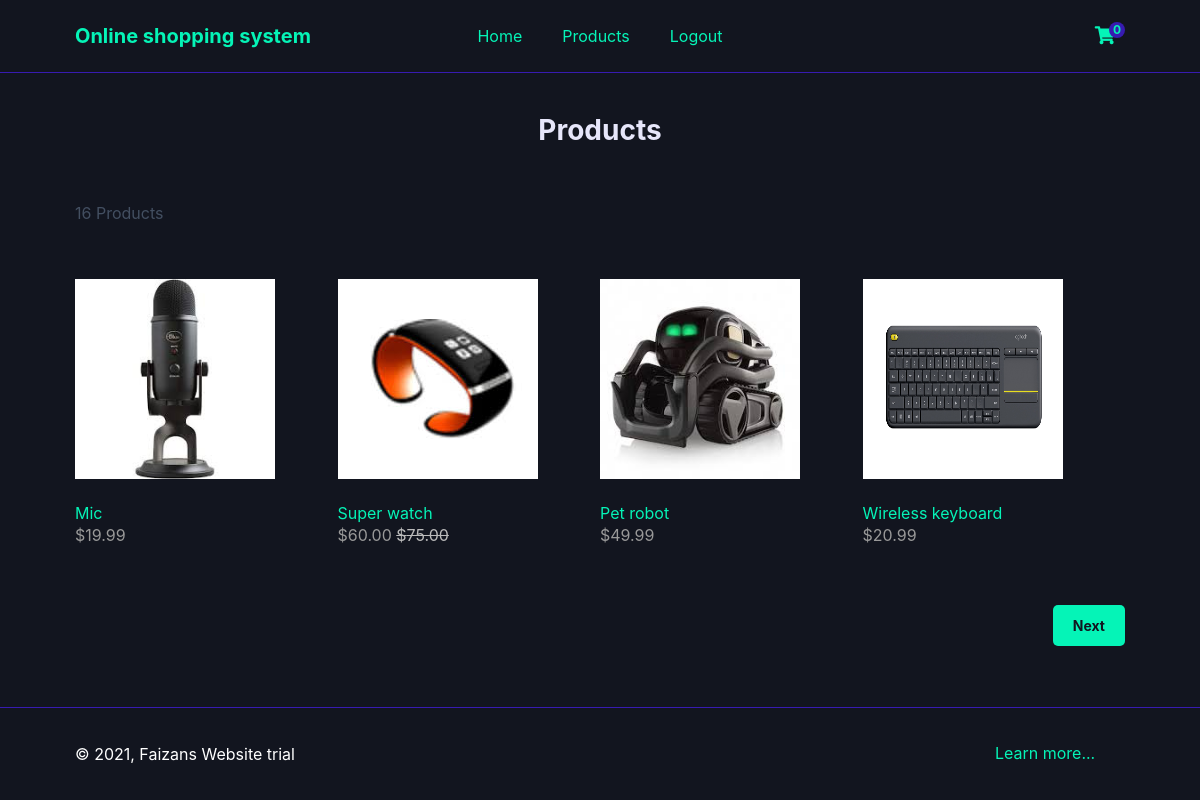
Screenshot of /index.php?page=products (signed in) with the database file from the repository.
### tables this page shows
CREATE TABLE `products` (
  `id` int(11) NOT NULL,
  `name` varchar(200) NOT NULL,
  `desc` text NOT NULL,
  `price` decimal(7,2) NOT NULL,
  `rrp` decimal(7,2) NOT NULL DEFAULT 0.00,
  `quantity` int(11) NOT NULL,
  `img` text NOT NULL,
  `date_added` datetime NOT NULL DEFAULT current_timestamp()
);

### index.php (called while the page is built, shortened)
<?php
include 'functions.php';
$page = isset($_GET['page']) && file_exists($_GET['page'] . '.php') ? $_GET['page'] : 'login';
include $page . '.php';
?>

### products.php (the view, shortened to what this page needs)
<?php
$num_products_on_each_page = 4;
$current_page = isset($_GET['p']) && is_numeric($_GET['p']) ? (int)$_GET['p'] : 1;
$stmt = $pdo->prepare('SELECT * FROM products ORDER BY date_added DESC LIMIT ?,?');
$stmt->bindValue(1, ($current_page - 1) * $num_products_on_each_page, PDO::PARAM_INT);
$stmt->bindValue(2, $num_products_on_each_page, PDO::PARAM_INT);
$stmt->execute();
$products = $stmt->fetchAll(PDO::FETCH_ASSOC);
$total_products = $pdo->query('SELECT * FROM products')->rowCount();
?>
<?=template_header('Products')?>
<div class="products content-wrapper">
    <h1>Products</h1>
    <p><?=$total_products?> Products</p>
    <div class="products-wrapper">
        <?php foreach ($products as $product): ?>
        <a href="index.php?page=product&id=<?=$product['id']?>" class="product">
            <img src="imgs/<?=$product['img']?>" width="200" height="200" alt="<?=$product['name']?>">
            <span class="name"><?=$product['name']?></span>
            <span class="price">
                &dollar;<?=$product['price']?>
                <?php if ($product['rrp'] > 0): ?>
                <span class="rrp">&dollar;<?=$product['rrp']?></span>
                <?php endif; ?>
            </span>
        </a>
        <?php endforeach; ?>
    </div>
    <div class="buttons">
        <?php if ($total_products > ($current_page * $num_products_on_each_page) - $num_products_on_each_page + count($products)): ?>
        <a href="index.php?page=products&p=<?=$current_page+1?>">Next</a>
        <?php endif; ?>
    </div>
</div>
<?=template_footer()?>

### style.css (style rules this page uses)
* { box-sizing: border-box; font-family: -apple-system, BlinkMacSystemFont, "segoe ui", roboto, oxygen, ubuntu, cantarell, "fira sans", "droid sans", "helvetica neue", Arial, sans-serif; font-size: 16px; -webkit-font-smoothing: antialiased; -moz-osx-font-smoothing: grayscale; }
html { height: 100%; }
body { position: relative; min-height: 100%; color: #05f4b7; background-color: #12151f; margin: 0; padding-bottom: 100px; }
h1, h2, h3, h4, h5 { color: #05f4b7; }
.content-wrapper { width: 1050px; margin: 0 auto; }
.content-wrapper p { color: #434f61; }
main .recentlyadded .products, main .products .products-wrapper { display: flex; flex-wrap: wrap; align-items: center; justify-content: space-between; padding: 40px 0 0 0; }
main .recentlyadded .products .product, main .products .products-wrapper .product { display: block; overflow: hidden; text-decoration: none; width: 25%; padding-bottom: 60px; }
main .recentlyadded .products .product img, main .products .products-wrapper .product img { transform: scale(1); transition: transform 1s; }
main .recentlyadded .products .product .name, main .products .products-wrapper .product .name { display: block; color: #05f4b7; padding: 20px 0 2px 0; }
main .recentlyadded .products .product .price, main .products .products-wrapper .product .price { display: block; color: #999999; }
main .recentlyadded .products .product .rrp, main .products .products-wrapper .product .rrp { color: #BBBBBB; text-decoration: line-through; }
main > .products h1 { color: lavender; font-weight: bold; display: block; margin: 0; padding: 40px 0; font-size: 28px; text-align: center; width: 100%; }
main > .products .buttons { text-align: right; padding-bottom: 40px; }
main > .products .buttons a { display: inline-block; text-decoration: none; margin-left: 5px; padding: 12px 20px; border: 0; background: #05f4b7; color: #12151f; font-size: 14px; font-weight: bold; border-radius: 5px; }

### rows the page displays
products: img (picture), name "Mic", price "19.99"
products: img (picture), name "Super watch", price "60.00", rrp "75.00"
products: img (picture), name "Pet robot", price "49.99"
products: img (picture), name "Wireless keyboard", price "20.99"

### other values shown
$num_items_in_cart "0"
$total_products "16"
